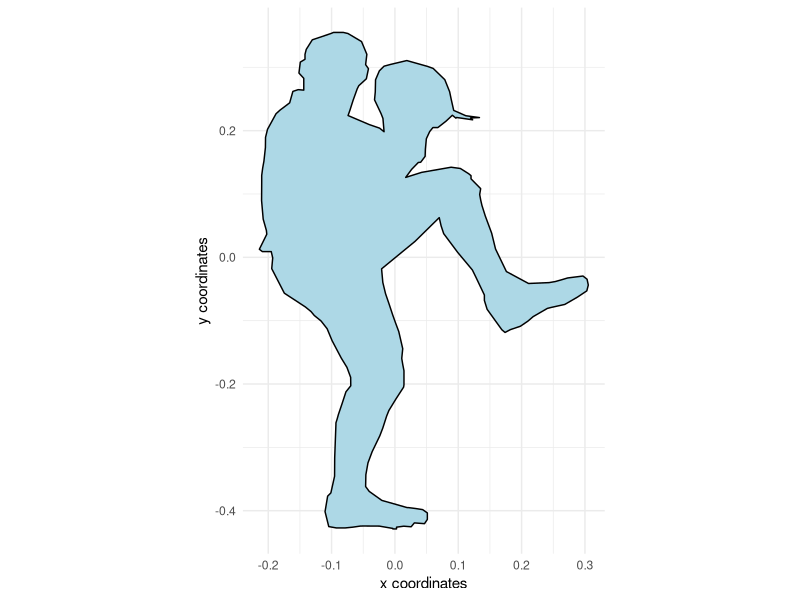
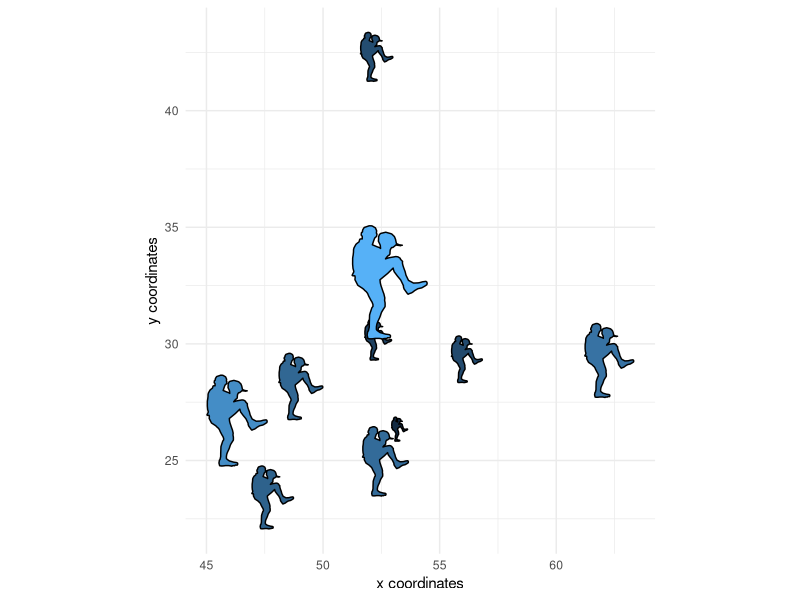

The R source for these figures, in order:
## ---- chunk 1
path <- "380.5,141 382.3,142 397.6,148.6 402.5,158.5 403.5,163.6 403.5,168.7 407.3,171.6 408.4,182.9 404.5,188.3 404.5,194.7 404.5,200.5 409,200 413.3,201.8 415.9,213.6 423.5,220.9 426.9,224.8 433.8,240.9 435.4,249.2 435.5,259.7 436.7,273.7 437.7,280.8 438.5,288.4 438.5,295.9 438.6,314.4 437.3,333.5 434.7,345.3 434.4,349.1 440.4,364.6 438,367 430.8,367 429.6,373.5 430.4,384.6 420.2,409.9 403.2,424.1 398.6,428.9 396,432.9 390.5,438.6 385.6,446.6 381.6,458.9 374.2,476.8 369.6,486.4 366.6,496.7 366.5,505.4 370.4,511.6 373.5,523.7 376.5,535 377.5,539.6 378.5,543.7 378.5,545.1 379.5,579.7 379.6,598.7 382.6,615.9 385.2,619.2 387.3,635.2 384.3,650.6 378.1,652 371.1,652 364.9,651.2 358.9,650.1 356.5,650 343.5,650.1 332.5,652.5 332.5,653 329.5,653 329.5,651.2 323.7,650.2 317.7,650.8 315.1,646.8 306.9,647.6 304.6,643.2 304.6,636.5 308.4,633.1 313.9,632 320,631 321,631 341.4,623.6 351.6,614.3 354.5,609.3 354.3,597.1 352.6,584.9 349.2,573.3 343,556.9 340.6,548.9 337.5,536.6 335.7,530.9 330.1,519.2 323.8,506.8 323.5,504.4 323.5,489.9 324.5,483.3 325.3,477.2 324.7,469.6 324.5,467.2 327.7,449.5 330.3,440.6 332.7,432 335.5,421.2 338.4,410.4 340.6,398.8 341.6,384.8 314.5,356.4 299.5,337.6 295,332 293.5,340.4 291.4,348.5 280.1,367.8 268.2,386 265.4,393.3 258.5,411.8 258.5,417.4 256.3,426.5 244.4,447.6 241.8,450.4 237.5,447.5 229.4,444 223.4,438.8 219.1,434.1 207.6,425.6 204.5,424.6 193.5,421.5 183.2,413.9 175.7,407.5 174.5,401.5 175.5,395.5 178.8,392.2 191.2,394.2 195.9,396 201.2,397.9 206.2,399 222.8,399.9 240.7,387.6 249.5,364.3 252.6,348.1 257.8,330.2 260.5,319.3 261.5,313.7 262.3,308.1 261.5,302.1 269.3,292 269.3,288.7 271.2,286.7 277.9,281.3 285.4,280 309.2,285.3 322.1,290.5 317.3,282.2 311.9,275.1 310,274.9 306.4,268.8 306.2,261.5 305.4,250.6 302.7,243.2 300.1,239.1 296.1,239.1 289.5,232.5 284.4,226.4 281.5,229.4 281,228.7 268,231.1 269.7,229.2 262.5,228.8 273.5,226.9 283.3,221.4 285.3,210.1 286.6,202.1 290.5,189.7 293.5,186 299.9,178.1 304.5,176 321.2,170 334.4,174 339.6,175.8 343.4,180.6 346.5,189.9 346.5,191.3 346.7,202.4 347.3,210.5 342,224.8 340.5,229.7 339.6,243.4 343.2,239.7 351.6,236 368.7,226.7 367.2,221.3 364.6,210.9 361.3,199.2 360,195.9 353.9,188.8 352.2,178.4 354.5,174.2 353.5,163.6 357.8,150.4 368.8,142.1 372.5,141 380.5,141"
## ---- chunk 2
path <-  gsub(' ', ',', path)
## ---- chunk 3
path <-  as.numeric(unlist(strsplit(path, ',')))
## ---- chunk 4
glyph <- data.frame(xsh = path[ c(T,F) ],
                    ysh = path[ c(F,T) ],
                    id  = 1)
## ---- chunk 5
glyph$xsh <- with(glyph, (mean(xsh) - xsh) / dist( range(xsh, ysh) ) )
glyph$ysh <- with(glyph, (mean(ysh) - ysh) / dist( range(xsh, ysh) ) )
## ---- chunk 6
library(ggplot2)

ggplot(glyph) + 
  theme_minimal() +
  coord_equal() +
  geom_polygon(aes(x = xsh, 
                   y = ysh, 
                   group = id),
               color = 'black', 
               fill = 'lightblue') +
  labs(x = 'x coordinates', 
       y = 'y coordinates')
## ---- chunk 7
d <- data.frame(x = rnorm(10, 50, 5),
                y = rnorm(10, 30, 5),
                size = rnorm(10, 4, 1))
## ---- chunk 8
d$observation <- seq_len( NROW(d) )
d$id <- 1
d <- merge(d, glyph)
## ---- chunk 9
ggplot(d) + 
  theme_minimal() +
  theme(legend.position = '') +
  coord_equal() +
  geom_polygon(aes(x = x + xsh * size, 
                   y = y + ysh * size, 
                   group = observation,
                   fill = size), 
               color = "black") +
  labs(x = 'x coordinates', 
       y = 'y coordinates')
